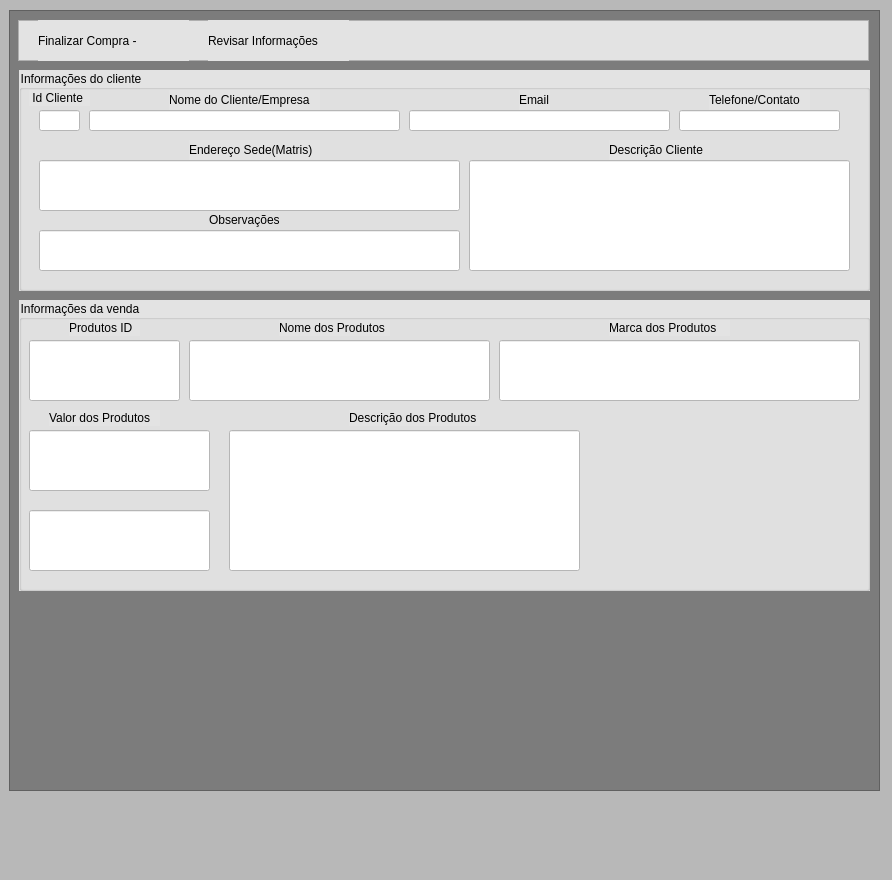
<?xml version="1.0" encoding="UTF-8"?>
<ui version="4.0">
 <class>MainWindow</class>
 <widget class="QMainWindow" name="MainWindow">
  <property name="geometry">
   <rect>
    <x>0</x>
    <y>0</y>
    <width>892</width>
    <height>880</height>
   </rect>
  </property>
  <property name="windowTitle">
   <string>MainWindow</string>
  </property>
  <property name="styleSheet">
   <string notr="true">background-color: rgb(184, 184, 184);</string>
  </property>
  <widget class="QWidget" name="centralwidget">
   <widget class="QFrame" name="frame">
    <property name="geometry">
     <rect>
      <x>9</x>
      <y>10</y>
      <width>871</width>
      <height>781</height>
     </rect>
    </property>
    <property name="styleSheet">
     <string notr="true">background-color: rgb(124, 124, 124);</string>
    </property>
    <property name="frameShape">
     <enum>QFrame::StyledPanel</enum>
    </property>
    <property name="frameShadow">
     <enum>QFrame::Raised</enum>
    </property>
    <widget class="QGroupBox" name="groupBox_3">
     <property name="geometry">
      <rect>
       <x>10</x>
       <y>290</y>
       <width>851</width>
       <height>291</height>
      </rect>
     </property>
     <property name="styleSheet">
      <string notr="true">background-color: rgb(227, 227, 227);
border-color: rgb(0, 0, 0);</string>
     </property>
     <property name="title">
      <string>Informações da venda</string>
     </property>
     <widget class="QLineEdit" name="lineEdit_26">
      <property name="geometry">
       <rect>
        <x>10</x>
        <y>40</y>
        <width>151</width>
        <height>61</height>
       </rect>
      </property>
      <property name="styleSheet">
       <string notr="true">background-color: rgb(255, 255, 255);</string>
      </property>
     </widget>
     <widget class="QLabel" name="label_28">
      <property name="geometry">
       <rect>
        <x>50</x>
        <y>20</y>
        <width>71</width>
        <height>16</height>
       </rect>
      </property>
      <property name="styleSheet">
       <string notr="true">font: 10pt &quot;MS Shell Dlg 2&quot;;</string>
      </property>
      <property name="text">
       <string>Produtos ID</string>
      </property>
     </widget>
     <widget class="QLineEdit" name="lineEdit_27">
      <property name="geometry">
       <rect>
        <x>170</x>
        <y>40</y>
        <width>301</width>
        <height>61</height>
       </rect>
      </property>
      <property name="styleSheet">
       <string notr="true">background-color: rgb(255, 255, 255);</string>
      </property>
     </widget>
     <widget class="QLabel" name="label_29">
      <property name="geometry">
       <rect>
        <x>260</x>
        <y>20</y>
        <width>111</width>
        <height>16</height>
       </rect>
      </property>
      <property name="styleSheet">
       <string notr="true">font: 10pt &quot;MS Shell Dlg 2&quot;;</string>
      </property>
      <property name="text">
       <string>Nome dos Produtos</string>
      </property>
     </widget>
     <widget class="QLineEdit" name="lineEdit_28">
      <property name="geometry">
       <rect>
        <x>480</x>
        <y>40</y>
        <width>361</width>
        <height>61</height>
       </rect>
      </property>
      <property name="styleSheet">
       <string notr="true">background-color: rgb(255, 255, 255);</string>
      </property>
     </widget>
     <widget class="QLabel" name="label_30">
      <property name="geometry">
       <rect>
        <x>590</x>
        <y>20</y>
        <width>121</width>
        <height>16</height>
       </rect>
      </property>
      <property name="styleSheet">
       <string notr="true">font: 10pt &quot;MS Shell Dlg 2&quot;;</string>
      </property>
      <property name="text">
       <string>Marca dos Produtos</string>
      </property>
     </widget>
     <widget class="QLineEdit" name="lineEdit_29">
      <property name="geometry">
       <rect>
        <x>10</x>
        <y>130</y>
        <width>181</width>
        <height>61</height>
       </rect>
      </property>
      <property name="styleSheet">
       <string notr="true">background-color: rgb(255, 255, 255);</string>
      </property>
     </widget>
     <widget class="QLineEdit" name="lineEdit_30">
      <property name="geometry">
       <rect>
        <x>10</x>
        <y>210</y>
        <width>181</width>
        <height>61</height>
       </rect>
      </property>
      <property name="styleSheet">
       <string notr="true">background-color: rgb(255, 255, 255);</string>
      </property>
     </widget>
     <widget class="QLineEdit" name="lineEdit_31">
      <property name="geometry">
       <rect>
        <x>210</x>
        <y>130</y>
        <width>351</width>
        <height>141</height>
       </rect>
      </property>
      <property name="styleSheet">
       <string notr="true">background-color: rgb(255, 255, 255);</string>
      </property>
     </widget>
     <widget class="QLabel" name="label_31">
      <property name="geometry">
       <rect>
        <x>30</x>
        <y>110</y>
        <width>111</width>
        <height>16</height>
       </rect>
      </property>
      <property name="styleSheet">
       <string notr="true">font: 10pt &quot;MS Shell Dlg 2&quot;;</string>
      </property>
      <property name="text">
       <string>Valor dos Produtos</string>
      </property>
     </widget>
     <widget class="QLabel" name="label_32">
      <property name="geometry">
       <rect>
        <x>330</x>
        <y>110</y>
        <width>131</width>
        <height>16</height>
       </rect>
      </property>
      <property name="styleSheet">
       <string notr="true">font: 10pt &quot;MS Shell Dlg 2&quot;;</string>
      </property>
      <property name="text">
       <string>Descrição dos Produtos</string>
      </property>
     </widget>
    </widget>
    <widget class="QGroupBox" name="groupBox_7">
     <property name="geometry">
      <rect>
       <x>10</x>
       <y>60</y>
       <width>851</width>
       <height>221</height>
      </rect>
     </property>
     <property name="styleSheet">
      <string notr="true">background-color: rgb(227, 227, 227);
border-color: rgb(0, 0, 0);</string>
     </property>
     <property name="title">
      <string>Informações do cliente</string>
     </property>
     <widget class="QLineEdit" name="lineEdit_19">
      <property name="geometry">
       <rect>
        <x>20</x>
        <y>40</y>
        <width>41</width>
        <height>21</height>
       </rect>
      </property>
      <property name="styleSheet">
       <string notr="true">background-color: rgb(255, 255, 255);</string>
      </property>
     </widget>
     <widget class="QLineEdit" name="lineEdit_20">
      <property name="geometry">
       <rect>
        <x>70</x>
        <y>40</y>
        <width>311</width>
        <height>21</height>
       </rect>
      </property>
      <property name="styleSheet">
       <string notr="true">background-color: rgb(255, 255, 255);</string>
      </property>
     </widget>
     <widget class="QLineEdit" name="lineEdit_21">
      <property name="geometry">
       <rect>
        <x>390</x>
        <y>40</y>
        <width>261</width>
        <height>21</height>
       </rect>
      </property>
      <property name="styleSheet">
       <string notr="true">background-color: rgb(255, 255, 255);</string>
      </property>
     </widget>
     <widget class="QLineEdit" name="lineEdit_22">
      <property name="geometry">
       <rect>
        <x>660</x>
        <y>40</y>
        <width>161</width>
        <height>21</height>
       </rect>
      </property>
      <property name="styleSheet">
       <string notr="true">background-color: rgb(255, 255, 255);</string>
      </property>
     </widget>
     <widget class="QLineEdit" name="lineEdit_23">
      <property name="geometry">
       <rect>
        <x>20</x>
        <y>90</y>
        <width>421</width>
        <height>51</height>
       </rect>
      </property>
      <property name="styleSheet">
       <string notr="true">background-color: rgb(255, 255, 255);</string>
      </property>
     </widget>
     <widget class="QLineEdit" name="lineEdit_24">
      <property name="geometry">
       <rect>
        <x>450</x>
        <y>90</y>
        <width>381</width>
        <height>111</height>
       </rect>
      </property>
      <property name="styleSheet">
       <string notr="true">background-color: rgb(255, 255, 255);</string>
      </property>
     </widget>
     <widget class="QLabel" name="label_19">
      <property name="geometry">
       <rect>
        <x>10</x>
        <y>20</y>
        <width>61</width>
        <height>16</height>
       </rect>
      </property>
      <property name="styleSheet">
       <string notr="true">font: 10pt &quot;MS Shell Dlg 2&quot;;</string>
      </property>
      <property name="text">
       <string> Id Cliente</string>
      </property>
     </widget>
     <widget class="QLabel" name="label_20">
      <property name="geometry">
       <rect>
        <x>150</x>
        <y>20</y>
        <width>151</width>
        <height>20</height>
       </rect>
      </property>
      <property name="styleSheet">
       <string notr="true">font: 10pt &quot;MS Shell Dlg 2&quot;;</string>
      </property>
      <property name="text">
       <string>Nome do Cliente/Empresa</string>
      </property>
     </widget>
     <widget class="QLabel" name="label_21">
      <property name="geometry">
       <rect>
        <x>500</x>
        <y>20</y>
        <width>31</width>
        <height>20</height>
       </rect>
      </property>
      <property name="styleSheet">
       <string notr="true">font: 10pt &quot;MS Shell Dlg 2&quot;;</string>
      </property>
      <property name="text">
       <string>Email</string>
      </property>
     </widget>
     <widget class="QLabel" name="label_22">
      <property name="geometry">
       <rect>
        <x>690</x>
        <y>20</y>
        <width>101</width>
        <height>20</height>
       </rect>
      </property>
      <property name="styleSheet">
       <string notr="true">font: 10pt &quot;MS Shell Dlg 2&quot;;</string>
      </property>
      <property name="text">
       <string>Telefone/Contato</string>
      </property>
     </widget>
     <widget class="QLabel" name="label_23">
      <property name="geometry">
       <rect>
        <x>170</x>
        <y>70</y>
        <width>131</width>
        <height>20</height>
       </rect>
      </property>
      <property name="styleSheet">
       <string notr="true">font: 10pt &quot;MS Shell Dlg 2&quot;;</string>
      </property>
      <property name="text">
       <string>Endereço Sede(Matris)</string>
      </property>
     </widget>
     <widget class="QLabel" name="label_24">
      <property name="geometry">
       <rect>
        <x>590</x>
        <y>70</y>
        <width>101</width>
        <height>20</height>
       </rect>
      </property>
      <property name="styleSheet">
       <string notr="true">font: 10pt &quot;MS Shell Dlg 2&quot;;</string>
      </property>
      <property name="text">
       <string>Descrição Cliente</string>
      </property>
     </widget>
     <widget class="QLineEdit" name="lineEdit_25">
      <property name="geometry">
       <rect>
        <x>20</x>
        <y>160</y>
        <width>421</width>
        <height>41</height>
       </rect>
      </property>
      <property name="styleSheet">
       <string notr="true">background-color: rgb(255, 255, 255);</string>
      </property>
     </widget>
     <widget class="QLabel" name="label_25">
      <property name="geometry">
       <rect>
        <x>190</x>
        <y>140</y>
        <width>81</width>
        <height>20</height>
       </rect>
      </property>
      <property name="styleSheet">
       <string notr="true">font: 10pt &quot;MS Shell Dlg 2&quot;;
background-color:transparent;</string>
      </property>
      <property name="text">
       <string>Observações</string>
      </property>
     </widget>
    </widget>
    <widget class="QFrame" name="frame_2">
     <property name="geometry">
      <rect>
       <x>9</x>
       <y>10</y>
       <width>851</width>
       <height>41</height>
      </rect>
     </property>
     <property name="styleSheet">
      <string notr="true">background-color: rgb(227, 227, 227);</string>
     </property>
     <property name="frameShape">
      <enum>QFrame::StyledPanel</enum>
     </property>
     <property name="frameShadow">
      <enum>QFrame::Raised</enum>
     </property>
     <widget class="QLabel" name="label_26">
      <property name="geometry">
       <rect>
        <x>20</x>
        <y>0</y>
        <width>151</width>
        <height>41</height>
       </rect>
      </property>
      <property name="styleSheet">
       <string notr="true">font: 10pt &quot;MS Shell Dlg 2&quot;;
font: 14pt &quot;MS Shell Dlg 2&quot;;</string>
      </property>
      <property name="text">
       <string>Finalizar Compra - </string>
      </property>
     </widget>
     <widget class="QLabel" name="label_27">
      <property name="geometry">
       <rect>
        <x>190</x>
        <y>0</y>
        <width>141</width>
        <height>41</height>
       </rect>
      </property>
      <property name="styleSheet">
       <string notr="true">font: 11pt &quot;MS Shell Dlg 2&quot;;
</string>
      </property>
      <property name="text">
       <string>Revisar Informações</string>
      </property>
     </widget>
    </widget>
   </widget>
  </widget>
  <widget class="QMenuBar" name="menubar">
   <property name="geometry">
    <rect>
     <x>0</x>
     <y>0</y>
     <width>892</width>
     <height>21</height>
    </rect>
   </property>
  </widget>
  <widget class="QStatusBar" name="statusbar"/>
 </widget>
 <resources/>
 <connections/>
</ui>
